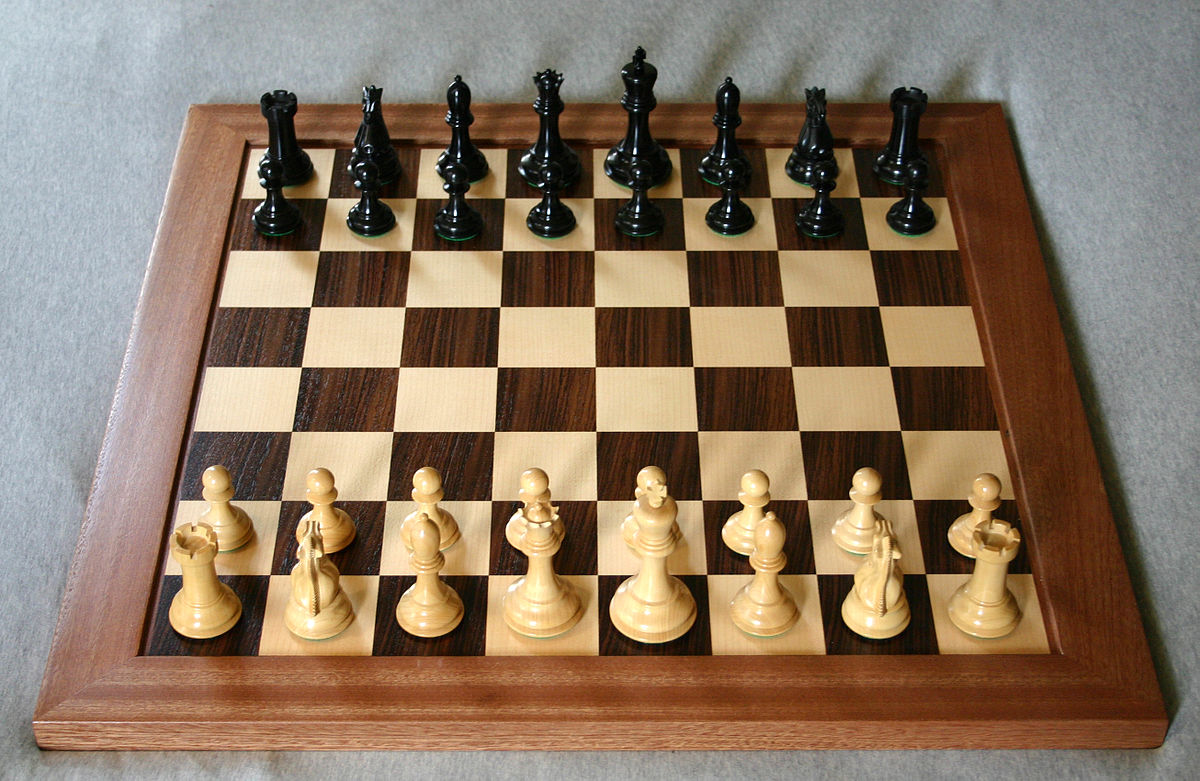
#> input picture chess.png, 1200 x 781 px
$ python imageAffinePerspect.py
#> lines starting #> are read from the running program, lines starting #| are printed output that depends on the picture
import numpy as np
import cv2
import matplotlib.pyplot as plt
'''
img = cv2.imread('myCar.png')
rows,cols,ch = img.shape
pts1 = np.float32([[50,50],[200,50],[50,200]])
pts2 = np.float32([[10,120],[200,80],[100,290]])
M = cv2.getAffineTransform(pts1,pts2)
dst = cv2.warpAffine(img,M,(cols,rows))#(width,height)
plt.subplot(121)#1 row, 2 col figure; place it at leftmost column
plt.imshow(img)
plt.title('Before Transform')
plt.subplot(122)#1 row, 2 col figure; place it at right column
plt.imshow(dst) #puts image on figure
plt.title('After Transform')
plt.show() #displays actual figure
'''
img = cv2.imread('chess.png')
#> img is the input picture: shape (781, 1200, 3); mean B, G, R 98, 117.7, 137.6
rows,cols,ch = img.shape
#> rows = 781; cols = 1200; ch = 3
pts1 = np.float32([[56,65],[368,52],[28,387],[389,390]])
pts2 = np.float32([[0,0],[300,0],[0,300],[300,300]])
M = cv2.getPerspectiveTransform(pts1,pts2)
dst = cv2.warpPerspective(img,M,(300,300))
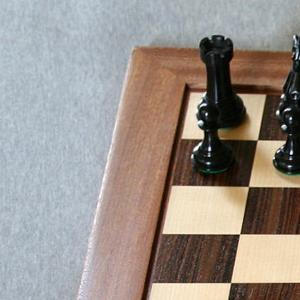
#> dst: shape (300, 300, 3); mean B, G, R 138.8, 145.1, 153.6
plt.subplot(121),plt.imshow(img),plt.title('Input')
plt.subplot(122),plt.imshow(dst),plt.title('Output')
plt.show()
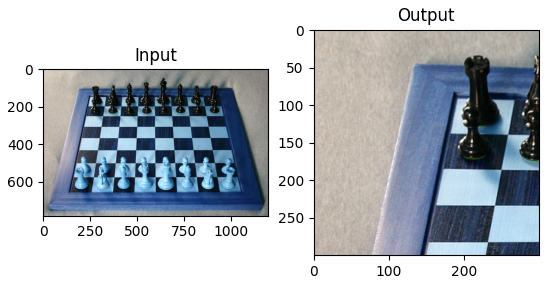
#> figure drawn by matplotlib, 2 panels; B, G, R data is drawn as R, G, B
